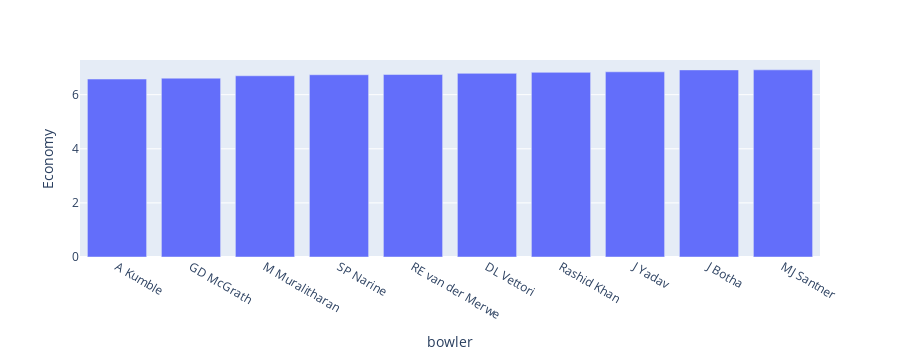

Notebook code for this chart:
### Markdown cell above
#### 93 P Salt has the highest strike rate in ipl i.e 175.53 strike rate followed by A Russell( 174.84 strike rate) and T Head(173.87 strike rate) (minimum 300 balls)

### Code cell
a=merge_df[(merge_df["extras_type"]!="byes") & (merge_df["extras_type"]!="legbyes" )& (merge_df["extras_type"]!="penalty" )].groupby(["bowler"])["total_runs"].sum().reset_index()
# above give total runs concedes by each bowler

b=merge_df[(merge_df["extras_type"]!="wides") & (merge_df["extras_type"]!="noballs" )& (merge_df["extras_type"]!="penalty" )]["bowler"].value_counts().reset_index()
# above code give no of balls bowled by each bowler

a=a.merge(b,on="bowler",how="right")

a["over"]=np.round(a["count"]/6,2)
a.rename({"count":"Total_balls"},inplace=True,axis=1)

a = a[a["Total_balls"]>=300] # 

a["Economy"]=np.round(a["total_runs"]/a["over"],3)

px.bar(a.sort_values(by="Economy").head(10),x="bowler",y="Economy")

### Figure 1 — Plotly figure (JSON) as saved in the notebook; plotly's stock layout.template omitted (floating-point values rounded to 4 significant figures)
{"data": [{"alignmentgroup": "True", "hovertemplate": "bowler=%{x}<br>Economy=%{y}<extra></extra>", "legendgroup": "", "marker": {"color": "#636efa", "pattern": {"shape": ""}}, "name": "", "offsetgroup": "", "orientation": "v", "showlegend": false, "textposition": "auto", "type": "bar", "x": ["A Kumble", "GD McGrath", "M Muralitharan", "SP Narine", "RE van der Merwe", "DL Vettori", "Rashid Khan", "J Yadav", "J Botha", "MJ Santner"], "xaxis": "x", "y": [6.578, 6.611, 6.699, 6.737, 6.745, 6.788, 6.825, 6.846, 6.916, 6.918], "yaxis": "y"}], "layout": {"autosize": true, "barmode": "relative", "height": 360, "legend": {"tracegroupgap": 0}, "margin": {"t": 60}, "xaxis": {"anchor": "y", "autorange": true, "domain": [0, 1], "range": [-0.5, 9.5], "title": {"text": "bowler"}, "type": "category"}, "yaxis": {"anchor": "x", "autorange": true, "domain": [0, 1], "range": [0, 7.282], "title": {"text": "Economy"}, "type": "linear"}}}
